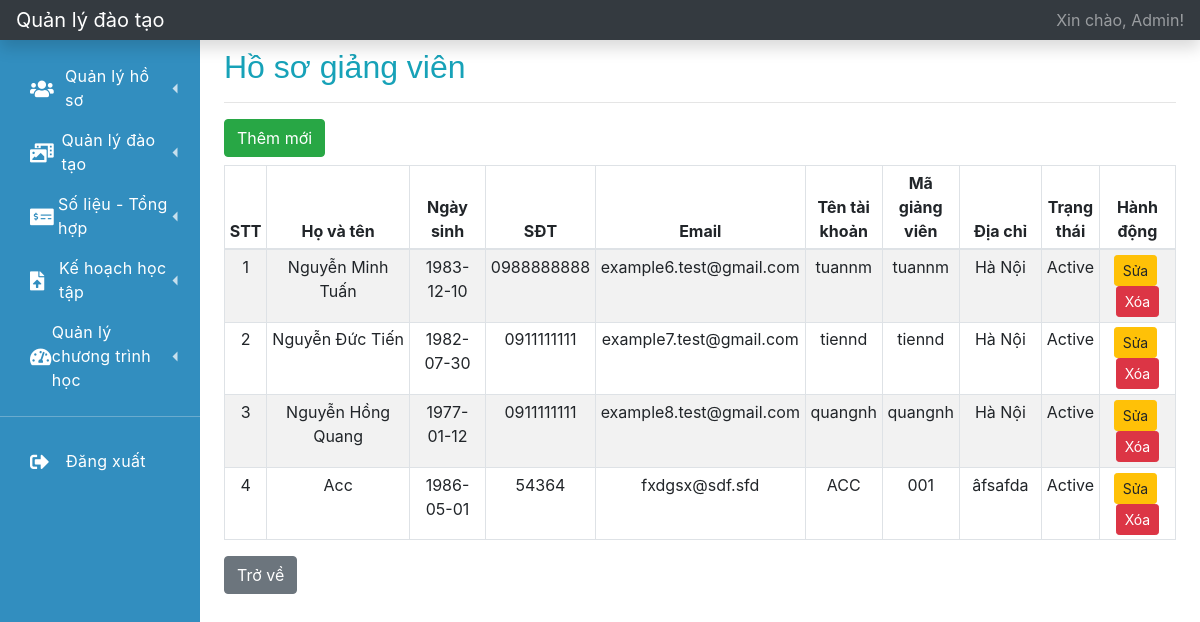
Page /index.php?r=ho-so-giang-vien (signed in) on the committed database.
### tables this page shows
CREATE TABLE `user` (
  `id` int(11) NOT NULL,
  `username` varchar(64) NOT NULL,
  `password` varchar(128) NOT NULL,
  `user_type` varchar(32) NOT NULL,
  `user_code` varchar(32) DEFAULT NULL,
  `fullname` varchar(128) NOT NULL,
  `dob` date NOT NULL,
  `phone_number` varchar(15) DEFAULT NULL,
  `email` varchar(64) DEFAULT NULL,
  `address` varchar(512) DEFAULT NULL,
  `status` varchar(32) NOT NULL DEFAULT 'active'
);

### function.php (called while the page is built, shortened)
<?php
    function getInfoLoginFromSession()
    {
        $key = 'user_login';
        if (isset($_SESSION[$key])) {
            $data = $_SESSION[$key];
            return $data;
        }
        return array();
    }
    function checkUserTypeIsAdmin()
    {
        $info_user = getInfoLoginFromSession();
        if (empty($info_user) == false) {
            $user_type = $info_user['user_type'];
            if ($user_type == 'admin') {
                return true;
            }
        }
        return false;
    }
    function getFullnameUserLogin()
    {
        $info_user = getInfoLoginFromSession();
        if (empty($info_user) == false) {
            $fullname = $info_user['fullname'];
            return $fullname;
        }
        return '';
    }
?>

### database.php (called while the page is built, shortened)
<?php
    function getOne($instance_db, $sql)
    {
        $stmt = $instance_db->prepare($sql);
        $stmt->setFetchMode(PDO::FETCH_ASSOC);
        $stmt->execute();
        return $stmt->fetch();
    }
    function getAll($instance_db, $sql)
    {
        $stmt = $instance_db->prepare($sql);
        $stmt->setFetchMode(PDO::FETCH_ASSOC);
        $stmt->execute();
        $data = array();
        while ($row = $stmt->fetch()) {
            $data[] = $row;
        }
        return $data;
    }
    function getInfoLogin($instance_db, $username, $password)
    {
        $sql = "SELECT * FROM USER WHERE USERNAME = '{$username}' AND PASSWORD = '{$password}'";
        return getOne($instance_db, $sql);
    }
?>

### ho-so-giang-vien.php (the view)
<?php
    $sql = "SELECT * FROM USER WHERE USER_TYPE = 'lecturer'";
    $list_user_lecturer = getAll($connect, $sql);
?>
<h2 class=" mt-2 text-info">Hồ sơ giảng viên</h2>
<hr>
<?php
    if ($check_is_admin) {
        echo '<a href="?r=them-moi-nguoi-dung" class="btn btn-success">Thêm mới</a>';
    }
?>
<div class="table-responsive mt-2">
    <table class="table table-striped table-sm table-bordered table-hover">
        <thead>
            <tr>
                <th class="text-center" style="width: 3%;">STT</th>
                <th class="text-center" style="width: 15%;">Họ và tên</th>
                <th class="text-center" style="width: 8%;">Ngày sinh</th>
                <th class="text-center" style="width: 6%;">SĐT</th>
                <th class="text-center" style="width: 6%;">Email</th>
                <?php
                    if ($check_is_admin) {
                        echo '<th class="text-center" style="width: 8%;">Tên tài khoản</th>';
                    }
                ?>
                <th class="text-center" style="width: 8%;">Mã giảng viên</th>
                <th class="text-center">Địa chỉ</th>
                <?php
                    if ($check_is_admin) {
                        echo '<th class="text-center" style="width: 6%;">Trạng thái</th>';
                        echo '<th class="text-center" style="width: 8%;">Hành động</th>';
                    }
                ?>
            </tr>
        </thead>
        <tbody>
        <?php
            $stt = 1;
            foreach ($list_user_lecturer as $lecturer) {
        ?>
            <tr>
                <td class="text-center"><?= $stt?></td>
                <td class="text-center"><?= $lecturer['fullname']?></td>
                <td class="text-center"><?= $lecturer['dob']?></td>
                <td class="text-center"><?= $lecturer['phone_number']?></td>
                <td class="text-center"><?= $lecturer['email']?></td>
                <?php
                    if ($check_is_admin) {
                        echo '<td class="text-center">' . $lecturer['username'] . '</td>';
                    }
                ?>
                <td class="text-center"><?= $lecturer['user_code']?></td>
                <td class="text-center"><?= $lecturer['address']?></td>
                <?php
                    if ($check_is_admin) {
                        echo '<td class="text-center">' . ucfirst($lecturer['status']) . '</td>';
                        echo '<td class="text-center">';
                        echo '<a href="?r=cap-nhat-nguoi-dung&user_id=' . $lecturer['id'] .'" class="btn btn-sm btn-warning mr-1">Sửa</a>' ;
                        echo '<a href="?r=xoa-nguoi-dung&user_id=' . $lecturer['id'] .'" class="btn btn-sm btn-danger">Xóa</a>' ;
                        echo '</td>';
                    }
                ?>
            </tr>
        <?php
                $stt++;
            }
        ?>
        </tbody>
    </table>
</div>
<a href="?r=trang-chu" class="btn btn-secondary">Trở về</a>

### layouts/topbar.php
<nav class="navbar navbar-dark sticky-top bg-dark flex-md-nowrap p-0 shadow">
    <a class="navbar-brand col-md-3 col-lg-2 mr-0 px-3" href="?r=trang-chu">Quản lý đào tạo</a>
    <ul class="navbar-nav px-3">
        <li class="nav-item text-nowrap">
            <a class="nav-link" href="?r=ho-so-ca-nhan">Xin chào, <?= getFullnameUserLogin()?>!</a>
        </li>
    </ul>
</nav>

### css/navbar.css (style rules this page uses)
:root { --font-family-sans-serif: "Open Sans", -apple-system, BlinkMacSystemFont, "Segoe UI", Roboto, "Helvetica Neue", Arial, sans-serif, "Apple Color Emoji", "Segoe UI Emoji", "Segoe UI Symbol", "Noto Color Emoji"; }
*, *::before, *::after { -webkit-box-sizing: border-box; box-sizing: border-box; }
html { font-family: sans-serif; line-height: 1.15; -webkit-text-size-adjust: 100%; -webkit-tap-highlight-color: rgba(0, 0, 0, 0); }
nav { display: block; }
h1, h2, h3, h4, h5, h6 { margin-top: 0; margin-bottom: 0.5rem; }
a { color: #3f84fc; text-decoration: none; background-color: transparent; }
h1, h2, h3, h4, h5, h6, .h1, .h2, .h3, .h4, .h5, .h6 { font-family: "Nunito", sans-serif; margin-bottom: 0.5rem; font-weight: 500; line-height: 1.2; }

### rows in the picture
user: fullname "Admin"
user: fullname "Nguyễn Minh Tuấn", dob "1983-12-10", phone_number "0988888888", email "example6.test@gmail.com", username "tuannm", user_code "tuannm", address "Hà Nội", status "Active"
user: fullname "Nguyễn Đức Tiến", dob "1982-07-30", phone_number "0911111111", email "example7.test@gmail.com", username "tiennd", user_code "tiennd", address "Hà Nội", status "Active"
user: fullname "Nguyễn Hồng Quang", dob "1977-01-12", phone_number "0911111111", email "example8.test@gmail.com", username "quangnh", user_code "quangnh", address "Hà Nội", status "Active"
user: fullname "Acc", dob "1986-05-01", phone_number "54364", email "fxdgsx@sdf.sfd", username "ACC", user_code "001", address "âfsafda", status "Active"
